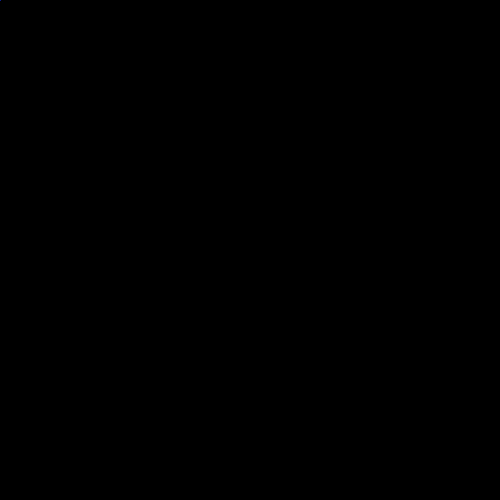
Frame 1 (no input)
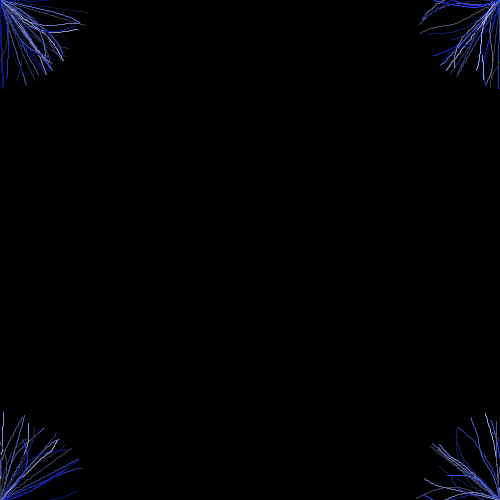
Frame 60 (the mouse pressed at the canvas centre just before this capture)
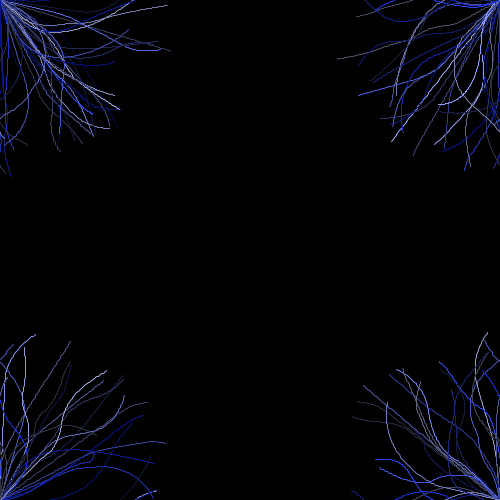
Frame 120 (the mouse held since frame 60 and released just before this capture)

The Processing sketch that drew these frames (run headless with seeded random() and noise(); from frame 60 on, the mouse is pressed at the canvas centre):

// Processing sketch: processing_181698
// ── processing_181698.pde

walker[] W;
float newH;  //current hue 


/*-----------------------*/


void setup()
{
  size(500, 500);
  smooth();
  colorMode(HSB, 360, 100, 100);
  background(0);
  
  //create each walker;
  newH = random(360); 
  W = new walker[100];
  for (int i = 0; i < W.length; i++)  {   W[i] = new walker(newH);  }
}


/*-----------------------*/


void draw()
{    
  for (walker w : W)
  {
    if (random(1) > 0.96) w.setDir(random(-PI, PI));  //change direction sometimes
    w.update();
    w.display(); 
    w.checkEdges();
  }
}


/*-----------------------*/


void mouseReleased()  //set a new hue and clean the background
{
  newH = random(360);
  for (walker w : W)  {   w.h = newH;  }
  background(0);
}


/*-----------------------*/


class walker
{
  PVector oldP, newP; //old and new positions
  PVector velocity, acceleration;
  float h, s, b;  //components of the color
  
  
  walker(float h_)
  {
    //define the color
    h = h_;
    s = random(20, 100);
    b = random(20,100);
    
    //initialize the position
    oldP = newP = new PVector(0, 0, 0);
    
    //initialize the velocity
    velocity = new PVector(0, 0, 0);
    
    //initialize the acceleration
    acceleration = new PVector(random(-1,1), random(-1,1), 0);
    acceleration.normalize();
    acceleration.mult(0.5);
  }
  
  
  void update()
  {
    oldP = newP;
    velocity.add(acceleration);
    velocity.limit(1.5);    
    newP = PVector.add(oldP, velocity);
  }
  
  
  void display()
  {
    strokeWeight(1);
    stroke(h, s, b);
    line(oldP.x, oldP.y, newP.x, newP.y);
  }
  
  
  void setDir(float angle)
  {    
    //direction of the acceleration is defined by the new angle
    acceleration.set(cos(angle), sin(angle), 0); 
    //magnitude of the acceleration is proportional to the angle between acceleration and velocity
    acceleration.normalize();
    float dif = PVector.angleBetween(acceleration, velocity);
    dif = map(dif, 0, PI, 0.1, 0.001);
    acceleration.mult(dif);  

  }
  
  
  void checkEdges()  //if it's out of the screen come back on the opposite edge
  {
    if (newP.x < 0)  newP.x = width;
    if (newP.x > width)  newP.x = 0;   
    if (newP.y < 0)  newP.y = height;
    if (newP.y > height)  newP.y = 0;   
  }
}
